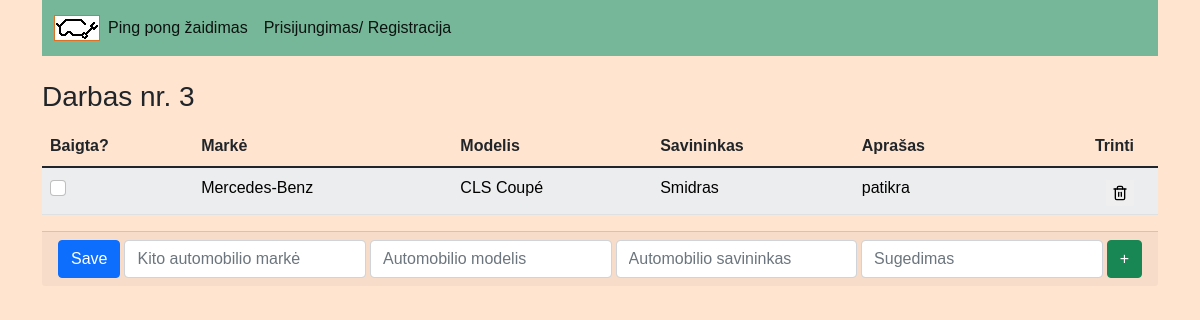
Page /2/ on the committed database.
### registracija/models.py (models this page shows, shortened)
class DarbuListas(models.Model):
    title = models.CharField("Pavadinimas", max_length=100, help_text="Pavadink šitą darbų seką kaip nors originaliai")
    user = models.ForeignKey(User, on_delete=models.SET_NULL, null=True, blank=True)
    class Meta:
        verbose_name = 'Darbu listas'
        verbose_name_plural = 'Darbu listai'

class DarboDuomenys(models.Model):
    marke = models.CharField("A_marke", max_length=30, help_text="Automobilio markė")
    modelis = models.CharField("A_modelis", max_length=20, help_text="Automobilio modelis")
    sav = models.CharField("A_sav", max_length=70, help_text="Automobilio savininko vardas, pavardė")
    suged = models.CharField("A_sugedimai", max_length=200, help_text="Automobilio sugedimai/pakeitimai")
    isCompleted = models.BooleanField(default=False)
    list = models.ForeignKey(DarbuListas, on_delete=models.CASCADE)
    class Meta:
        verbose_name = 'Darbo itemas'
        verbose_name_plural = 'Darbo itemai'

### registracija/views.py (the view)
# urls.py: path('<int:id>/', views.list, name='list'),
def list(request, id):
    isrikiuoti_duomenys = DarboDuomenys.objects.order_by('sav')
    list = DarbuListas.objects.get(id=id)
    context = {"title":"{list.title}","items": list.darboduomenys_set.all(), 'sortedsav': isrikiuoti_duomenys}
    if request.method == "POST":
        if request.POST.get('save'):
            checked = request.POST.getlist('checkbox')
            for item in list.darboduomenys_set.all():
                if str(item.id) in checked:
                    item.isCompleted = True
                else:
                    item.isCompleted = False
                item.save()
        elif request.POST.get('add'):
            marke = request.POST.get('newM')
            modelis = request.POST.get('newMo')
            sav = request.POST.get('newS')
            suged = request.POST.get('newSu')
            if len(marke) and len(modelis) and len(sav) and len(suged) > 0:
                list.darboduomenys_set.create(marke=marke, modelis=modelis, sav=sav, suged=suged, isCompleted=False)
            else:
                print("Užduoties tekstas per trumpas")
            return redirect('list', id=id)
        elif request.POST.get('delete'):
            id_to_delete = request.POST.get('delete')
            for item in list.darboduomenys_set.all():
                if str(item.id) == id_to_delete:
                    item.delete()
            return redirect('list', id=id)
    else:
        context = {"title":f"{list.title}","items": list.darboduomenys_set.all(), 'sortedsav': isrikiuoti_duomenys}
    return render(request, 'darbai.html', context=context)

### registracija/templates/darbai.html (shortened to what this page needs)
{% extends 'base.html' %}
{% block content %}
<h3>{{title}}</h3>
<div>
    <form method="post" action="#">
        <table class="table table-striped" id="darbai">
            <thead>
              <tr>
                <th scope="col">Baigta?</th>
                <th onclick="sortTable(1)" scope="col">Markė</th>
                <th onclick="sortTable(2)" scope="col">Modelis</th>
                <th onclick="sortTable(3)" scope="col">Savininkas</th>
                <th scope="col">Aprašas</th>
                <th scope="col" class="delete-styles">Trinti</th>
              </tr>
            </thead>
            <tbody>
                {% for item in items %}
                {% if item.isCompleted %}
                <tr class="table-success">
                    <th scope="row">
                        <input class="form-check-input" type="checkbox" name="checkbox" value="{{item.id}}" class="checkbox-styles" checked />
                    </th>
                    <td>{{item.marke}}</td>
                    <td>{{item.modelis}}</td>
                    <td>{{item.sav}}</td>
                    <td>{{item.suged}}</td>
                    <td>
                        <button
                        type="submit"
                        name="delete"
                        value="{{item.id}}"
                        class="delete-styles"
                        >
                        <svg
                            xmlns="http://www.w3.org/2000/svg"
                            width="16"
                            height="16"
                            viewBox="0 0 24 24"
                            fill="none"
                            stroke="currentColor"
                            stroke-width="2"
                            stroke-linecap="round"
                            stroke-linejoin="round"
                            class="feather feather-trash-2"
                        >
                            <polyline points="3 6 5 6 21 6"></polyline>
                            <path
                            d="M19 6v14a2 2 0 0 1-2 2H7a2 2 0 0 1-2-2V6m3 0V4a2 2 0 0 1 2-2h4a2 2 0 0 1 2 2v2"
                            ></path>
                            <line x1="10" y1="11" x2="10" y2="17"></line>
                            <line x1="14" y1="11" x2="14" y2="17"></line>
                        </svg>
                        </button>
                    </td>
                </tr>
                {% else %}
                <tr class="table-light">
                    <th scope="row">
                        <input class="form-check-input" type="checkbox" name="checkbox" value="{{item.id}}" />
                    </th>
                    <td>{{item.marke}}</td>
                    <td>{{item.modelis}}</td>
                    <td>{{item.sav}}</td>
                    <td>{{item.suged}}</td>
                    <td>
                        <button
                        type="submit"
                        name="delete"
                        value="{{item.id}}"
                        class="delete-styles"
                        >
                        </button>
                    </td>
                </tr>
                {% endif %}
                {% endfor %}
            </tbody>
          </table>
        <div class="card-footer" style="display: flex">
            <button class="btn btn-primary me-1" type="submit" name="save" value="save">Save</button>
            <input type="text" class="form-control me-1" placeholder="Kito automobilio markė" aria-label="Nauja užduotis į sąrašą" aria-describedby="button-addon2" name="newM">
            <input type="text" class="form-control me-1" placeholder="Automobilio modelis" aria-label="Nauja užduotis į sąrašą" aria-describedby="button-addon2" name="newMo">
            <input type="text" class="form-control me-1" placeholder="Automobilio savininkas" aria-label="Nauja užduotis į sąrašą" aria-describedby="button-addon2" name="newS">
            <input type="text" class="form-control me-1" placeholder="Sugedimas" aria-label="Nauja užduotis į sąrašą" aria-describedby="button-addon2" name="newSu">
            <button class="btn btn-success" type="submit" id="button-addon2" name="add" value="add">+</button>
        </div>
    </form>
</div>
{% endblock content %}

### templates/base.html (style rules this page uses)
.delete-styles { float: right; border: none; }
body { background-color: #ffe5d0; font-family: 'Lucida Sans', 'Lucida Sans Regular', 'Lucida Grande', 'Lucida Sans Unicode', Geneva, Verdana, sans-serif; }

### registracija/templates/darbai.html (style rules this page uses)
.delete-styles { float: right; margin-top: 4px; margin-right: 16px; }

### rows in the picture
DarbuListas: title "Darbas nr. 3"
DarboDuomenys: marke "Mercedes-Benz", modelis "CLS Coupé", sav "Smidras", suged "patikra", {{ item.id }} 3 (drawn)
